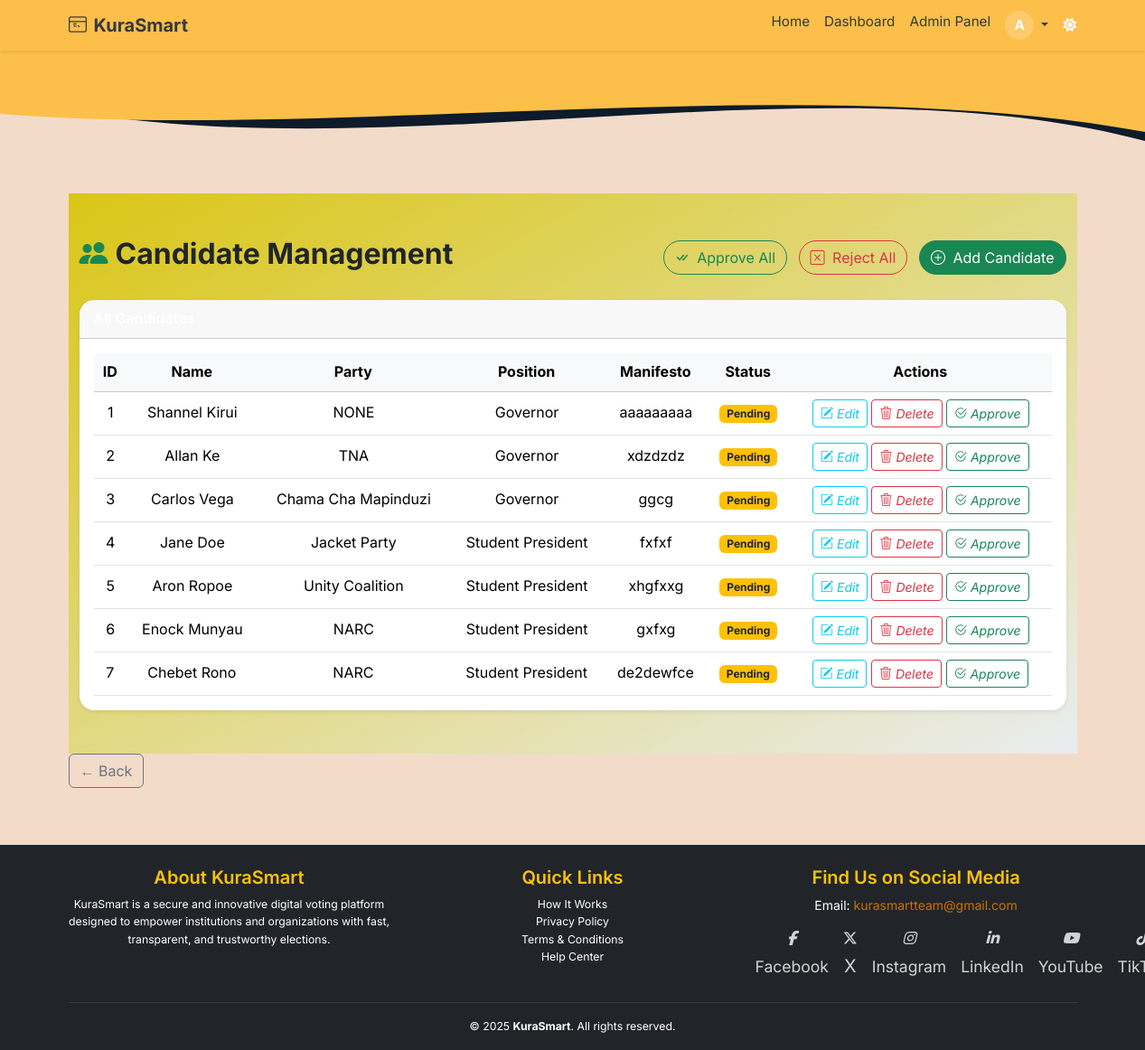
Page /admin/candidates (signed in) on the committed database.
### app/models.py (models this page shows, shortened)
class User(db.Model, UserMixin):
    __tablename__ = 'users'
    id = db.Column(db.Integer, primary_key=True)
    email = db.Column(db.String(120), unique=True, nullable=False, index=True)
    full_name = db.Column(db.String(120), nullable=False)
    username = db.Column(db.String(80), unique=True, nullable=True)
    id_number = db.Column(db.String(20), unique=True, nullable=True)
    password_hash = db.Column(db.String(128), nullable=False)
    voting_type = db.Column(db.String(10), nullable=False, default="informal")
    national_id = db.Column(db.String(20), unique=True, nullable=True)
    dob = db.Column(db.Date, nullable=True)
    gender = db.Column(db.String(10), nullable=True)
    county = db.Column(db.String(100), nullable=True)
    sub_county = db.Column(db.String(100), nullable=True)
    division = db.Column(db.String(100), nullable=True)
    location = db.Column(db.String(100), nullable=True)
    sub_location = db.Column(db.String(100), nullable=True)
    profile_image = db.Column(db.String(255), nullable=True, default='profile_images/default-profile.png')
    is_verified = db.Column(db.Boolean, default=False, index=True)
    is_superadmin = db.Column(db.Boolean, default=False)
    role = db.Column(db.Enum(UserRole), default=UserRole.voter, nullable=False, index=True)
    created_at = db.Column(db.DateTime, default=datetime.utcnow)
    candidates = db.relationship('Candidate', back_populates='user', lazy='dynamic')
    verification_requests = db.relationship('VerificationRequest', back_populates='user', lazy='dynamic')
    votes = db.relationship('Vote', back_populates='voter', lazy='dynamic')

class Candidate(db.Model):
    __tablename__ = 'candidate'
    id = db.Column(db.Integer, primary_key=True)
    user_id = db.Column(db.Integer, db.ForeignKey('users.id'), nullable=False)
    election_id = db.Column(db.Integer, db.ForeignKey('election.id'), nullable=False)
    position_id = db.Column(db.Integer, db.ForeignKey('position.id'), nullable=False)
    full_name = db.Column(db.String(100), nullable=False)
    profile_photo = db.Column(db.String(255))
    party_name = db.Column(db.String(100))
    position = db.Column(db.String(100), nullable=True)
    description = db.Column(db.Text)
    manifesto = db.Column(db.Text)
    approved = db.Column(db.Boolean, default=False)
    created_at = db.Column(db.DateTime, default=datetime.utcnow)
    user = db.relationship('User', back_populates='candidates')
    election = db.relationship('Election', back_populates='candidates')
    position_rel = db.relationship('Position', back_populates='candidates')
    votes = db.relationship('Vote', back_populates='candidate', lazy='dynamic')

### app/routes/web_auth.py (the view, shortened to what this page needs)
@admin_web_bp.route('/candidates', methods=['GET', 'POST'])
@login_required
def manage_candidates():
    form = CandidateForm()
    try:
        candidates = Candidate.query.filter_by(user_id=current_user.id).all()
        return render_template('admin/candidates.html', candidates=candidates, form=form)
    except Exception as e:
        db.session.rollback()
        import traceback
        print("Exception in /candidates route:", traceback.format_exc())
        flash(f"Error managing candidates: {e}", "danger")
        return render_template('admin/candidates.html', candidates=[], form=form)

### app/routes/web_auth.py (called while the page is built)
@admin_web_bp.context_processor
def inject_notifications():
    if current_user.is_authenticated:
        unread_notifications = Notification.query.filter_by(user_id=current_user.id, read=False).order_by(Notification.created_at.desc()).all()
        return dict(unread_notifications=unread_notifications)
    return dict(unread_notifications=[])

### app/templates/admin/candidates.html (shortened to what this page needs)
{% extends "base.html" %}
{% block content %}
<div class="admin-dashboard-background py-5">
  <div class="container" data-aos="fade-up">
    <div class="d-flex justify-content-between align-items-center mb-4">
      <h2 class="fw-bold"><i class="bi bi-people-fill me-2 text-success"></i>Candidate Management</h2>
      <div>
        <form action="{{ url_for('admin_web.approve_all_candidates') }}" method="POST" class="d-inline">
          <button type="submit" class="btn btn-outline-success rounded-pill me-2">
            <i class="bi bi-check-all me-1"></i> Approve All
          </button>
        </form>
        <form action="{{ url_for('admin_web.reject_all_candidates') }}" method="POST" class="d-inline">
          <button type="submit" class="btn btn-outline-danger rounded-pill me-2">
            <i class="bi bi-x-square me-1"></i> Reject All
          </button>
        </form>
        <button class="btn btn-success rounded-pill" data-bs-toggle="modal" data-bs-target="#candidateModal">
          <i class="bi bi-plus-circle me-1"></i> Add Candidate
        </button>
      </div>
    </div>
    <div class="card shadow-sm border-0 rounded-4">
      <div class="card-header bg-gradient-secondary text-white fw-semibold rounded-top-4">All Candidates</div>
      <div class="card-body">
        {% if candidates %}
        <table class="table table-hover align-middle text-center mb-0">
          <thead class="table-light">
            <tr>
              <th>ID</th>
              <th>Name</th>
              <th>Party</th>
              <th>Position</th>
              <th>Manifesto</th>
              <th>Status</th>
              <th>Actions</th>
            </tr>
          </thead>
          <tbody>
            {% for c in candidates %}
            <tr data-aos="zoom-in" data-aos-delay="{{ loop.index * 30 }}">
              <td>{{ c.id }}</td>
              <td>{{ c.full_name }}</td>
              <td>{{ c.party_name or '—' }}</td>
              <td>{{ c.position }}</td>
              <td>
                {% if c.manifesto %}
                  {{ c.manifesto[:100] ~ '...' if c.manifesto|length > 100 else c.manifesto }}
                {% else %}
                  —
                {% endif %}
              </td>
              <td>
                {% if c.approved %}
                  <span class="badge bg-success">Approved</span>
                {% else %}
                  <span class="badge bg-warning text-dark">Pending</span>
                {% endif %}
              </td>
              <td>
                <a href="{{ url_for('admin_web.edit_candidate', id=c.id) }}" class="btn btn-sm btn-outline-info">
                  <i class="bi bi-pencil-square"> Edit</i>
                </a>
                <form method="POST" action="{{ url_for('admin_web.delete_candidate', candidate_id=c.id) }}" class="d-inline" onsubmit="return confirm('Delete this candidate?');">
                  <button type="submit" class="btn btn-sm btn-outline-danger">
                    <i class="bi bi-trash3"> Delete</i>
                  </button>
                </form>
                {% if not c.approved %}
                <form method="POST" action="{{ url_for('admin_web.approve_candidate', candidate_id=c.id) }}" class="d-inline">
                  <button type="submit" class="btn btn-sm btn-outline-success">
                    <i class="bi bi-check2-circle"> Approve</i>
                  </button>
                </form>
                {% endif %}
              </td>
            </tr>
            {% endfor %}
          </tbody>
        </table>
        {% else %}
        <p class="text-center text-muted py-4">No candidates available.</p>
        {% endif %}
      </div>
    </div>
  </div>
</div>
<a href="{{ request.referrer or url_for('dashboard.dashboard_home') }}" class="btn btn-outline-secondary mb-4">
      ← Back
</a>
{% endblock %}

### app/templates/base.html (shortened to what this page needs)
<!DOCTYPE html>
<html lang="en" data-bs-theme="auto">
<head>
  <link rel="stylesheet" href="https://cdn.jsdelivr.net/npm/bootstrap@5.3.3/dist/css/bootstrap.min.css">
  <link rel="stylesheet" href="https://cdnjs.cloudflare.com/ajax/libs/font-awesome/6.5.0/css/all.min.css"/>
  <link rel="stylesheet" href="https://cdn.jsdelivr.net/npm/aos@2.3.4/dist/aos.css">
  <link rel="stylesheet" href="https://cdn.jsdelivr.net/npm/bootstrap-icons@1.10.5/font/bootstrap-icons.css">
  <link rel="stylesheet" href="{{ url_for('static', filename='styles.css') }}">
</head>
<body class="text-dark d-flex flex-column min-vh-100">
  <nav class="navbar navbar-expand-lg sticky-top shadow-sm" style="background-color: #fcbf49;">
    <div class="container">
      <a class="navbar-brand fw-bold d-flex align-items-center gap-2" href="{{ url_for('main.index') }}">
        KuraSmart
      </a>
      <div class="collapse navbar-collapse" id="navCollapse">
        <ul class="navbar-nav ms-auto mb-2 mb-lg-0">
          <li class="nav-item">
            <a class="nav-link {% if request.endpoint == 'main.index' %}active{% endif %}" href="{{ url_for('main.index') }}">Home</a>
          </li>
          {% if current_user.is_authenticated %}
            <li class="nav-item">
              <a class="nav-link {% if request.endpoint in ['admin_web.dashboard'] %}active{% endif %}" href="{{ url_for('admin_web.dashboard') }}">
                Dashboard
              </a>
            </li>
            {% if current_user.is_super_admin or current_user.role == 'admin' %}
              <li class="nav-item">
                <a class="nav-link {% if request.endpoint == 'admin_web.dashboard' %}active{% endif %}" href="{{ url_for('admin_web.dashboard') }}">
                  Admin Panel
                </a>
              </li>
            {% endif %}
            <li class="nav-item dropdown">
              <a class="nav-link dropdown-toggle" href="#" id="userMenu" role="button" data-bs-toggle="dropdown" aria-expanded="false">
                <div class="nav-profile-wrapper">
                  <div class="profile-initial bg10">
                    {{ current_user.full_name[0]|upper }}
                  </div>
                </div>
              </a>
            </li>
          {% endif %}
        </ul>
        <span id="theme-toggle" class="text-light ms-2" title="Toggle theme" style="cursor: pointer;">
          <i class="fas fa-moon"></i>
        </span>
      </div>
    </div>
  </nav>
  <div class="position-relative">
    <svg viewBox="0 0 500 150" preserveAspectRatio="none" class="w-100" style="height: 150px; display: block;">
      <path d="M0,50 C150,150 350,0 500,100 L500,0 L0,0 Z" style="fill: #0d1b2a;"></path>
      <path d="M0,70 C150,100 350,20 500,90 L500,0 L0,0 Z" style="fill: #fcbf49;"></path>
    </svg>
  </div>
  <main class="container py-2 flex-grow-1">
    {% block content %}{% endblock %}
  </main>
  <footer class="bg-dark text-white pt-4 pb-3 border-top shadow-sm">
  <div class="container">
    <div class="row g-4">
      <div class="col-md-4">
        <h5 class="text-warning">About KuraSmart</h5>
        <p class="small">
          KuraSmart is a secure and innovative digital voting platform designed to empower institutions and organizations with fast, transparent, and trustworthy elections.
        </p>
      </div>
      <div class="col-md-4">
        <h5 class="text-warning">Quick Links</h5>
        <ul class="list-unstyled small">
          <li><a href="#" data-bs-toggle="modal" data-bs-target="#howItWorksModal">How It Works</a></li>
          <li><a href="#" data-bs-toggle="modal" data-bs-target="#privacyModal">Privacy Policy</a></li>
          <li><a href="#" data-bs-toggle="modal" data-bs-target="#termsModal">Terms & Conditions</a></li>
          <li><a href="#" data-bs-toggle="modal" data-bs-target="#helpCenterModal">Help Center</a></li>
        </ul>
      </div>
      <div class="col-md-4">
        <h5 class="text-warning">Find Us on Social Media</h5>
        <p style="font-size: 14px; margin-bottom: 8px;">
          Email: <a href="mailto:support@kurasmart.com" style="color:#cc7000; text-decoration: none;">kurasmartteam@gmail.com</a>
        </p>
        <div class="social-icons d-flex gap-3" style="position: relative; left: 0px;">
          <a href="https://www.facebook.com/home.php" title="Facebook"><i class="fab fa-facebook-f fs-6" style="font-style: italic;"></i><span class="small">Facebook</span></a>
          <a href="https://x.com/?lang=en" title="Twitter"><i class="fa-brands fa-x-twitter fs-6"></i>X</a>
          <a href="https://www.instagram.com/#reactivated" title="Instagram"><i class="fab fa-instagram fs-6" style="font-style: italic;"></i><span class="small">Instagram</span></a>
          <a href="https://www.linkedin.com" title="LinkedIn"><i class="fab fa-linkedin-in fs-6" style="font-style: italic;"></i><span class="small">LinkedIn</span></a>
          <a href="https://www.youtube.com" title="YouTube"><i class="fab fa-youtube fs-6" style="font-style: italic;"></i><span class="small">YouTube</span></a>
          <a href="https://www.tiktok.com" title="TikTok"><i class="fab fa-tiktok fs-6" style="font-style: italic;"></i> <span class="small">TikTok</span></a>
        </div>
      </div>
    </div>
    <hr class="border-secondary mt-4">
    <div class="text-center small">
      &copy; 2025 <strong>KuraSmart</strong>. All rights reserved.
    </div>
  </div>
</footer>
</body>
</html>

### app/static/styles.css (style rules this page uses)
body { font-family: 'Segoe UI', Tahoma, Geneva, Verdana, sans-serif; background-color: #f8f9fa; margin: 0; padding: 0; }
.navbar-brand { font-weight: bold; color: #343a40 !important; }
.navbar-nav .nav-item .nav-link { color: #343a40; }
footer { background-color: #f1f3f5; padding: 10px; text-align: center; font-size: 0.9rem; color: #6c757d; margin-top: 30px; }

### app/templates/base.html (style rules this page uses)
body { font-family: 'Inter', sans-serif; background-color: #F3DBCA; margin: 0; padding: 0; line-height: 1.6; }
.navbar { padding-top: 0.25rem; padding-bottom: 0.25rem; font-size: 0.95rem; }
.navbar-brand svg { margin-top: -2px; }
.nav-profile-wrapper { position: relative; display: inline-block; }
.profile-initial { background-color: #ffffff33; color: #ffffff; font-weight: bold; width: 32px; height: 32px; display: flex; align-items: center; justify-content: center; border-radius: 50%; font-size: 0.95rem; text-transform: uppercase; cursor: pointer; }
footer { font-size: 0.875rem; }
footer h5 { font-weight: 600; }
.social-icons a { color: #ffffffcc; font-size: 1.2rem; transition: color 0.3s ease, transform 0.3s ease; }
@media (min-width: 600px) { .social-icons { margin-top: 0; } }
footer a { color: #ffffff; text-decoration: none; transition: all 0.3s ease; }
footer .social-icons a { font-size: 1.25rem; transition: transform 0.3s ease, color 0.3s ease; }

### app/templates/admin/candidates.html (style rules this page uses)
.admin-dashboard-background { background: linear-gradient(to bottom right, #dac616, #e9ecef); }

### rows in the picture
User: full_name "A"
Candidate: id "1", full_name "Shannel Kirui", party_name "NONE", position "Governor", manifesto "aaaaaaaaa", approved "Pending"
Candidate: id "2", full_name "Allan Ke", party_name "TNA", position "Governor", manifesto "xdzdzdz", approved "Pending"
Candidate: id "3", full_name "Carlos Vega", party_name "Chama Cha Mapinduzi", position "Governor", manifesto "ggcg", approved "Pending"
Candidate: id "4", full_name "Jane Doe", party_name "Jacket Party", position "Student President", manifesto "fxfxf", approved "Pending"
Candidate: id "5", full_name "Aron Ropoe", party_name "Unity Coalition", position "Student President", manifesto "xhgfxxg", approved "Pending"
Candidate: id "6", full_name "Enock Munyau", party_name "NARC", position "Student President", manifesto "gxfxg", approved "Pending"
Candidate: id "7", full_name "Chebet Rono", party_name "NARC", position "Student President", manifesto "de2dewfce", approved "Pending"
